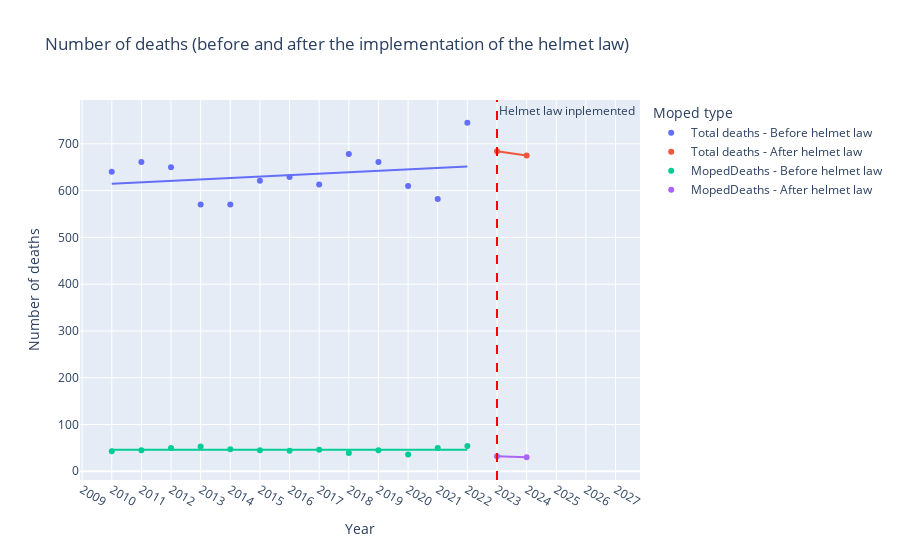

The notebook cell saved with this chart:
### Code cell
long = df2_origineel.melt(id_vars="Year",
                value_vars=["Total deaths", "MopedDeaths"],
                var_name="Serie", value_name="Number")




long["Year"] = pd.to_numeric(long["Year"], errors="coerce")
long["Number"] = pd.to_numeric(long["Number"], errors="coerce")


long["Periode"] = np.where(long["Year"] < 2023, "Before helmet law", "After helmet law")
long["Moped type"] = long["Serie"] + " - " + long["Periode"] 

fig = px.scatter(
    long,
    x="Year", y="Number",
    color="Moped type",               
    trendline="ols",
    trendline_scope="trace",    
    labels={"Year": "Year", "Number": "Number of deaths", "Groep": "Moped type"},
    title="Number of deaths (before and after the implementation of the helmet law)"
)
fig.add_vline(x=2023, line_dash="dash", line_color="red",
              annotation_text="Helmet law inplemented ", annotation_position="top right")


fig.update_layout(xaxis=dict(dtick=1))
fig.show()

### Figure 1 — Plotly figure (JSON) as saved in the notebook; plotly's stock layout.template omitted (floating-point values rounded to 4 significant figures)
{"data": [{"hovertemplate": "Moped type=Total deaths - Before helmet law<br>Year=%{x}<br>Number of deaths=%{y}<extra></extra>", "legendgroup": "Total deaths - Before helmet law", "marker": {"color": "#636efa", "symbol": "circle"}, "mode": "markers", "name": "Total deaths - Before helmet law", "orientation": "v", "showlegend": true, "type": "scatter", "x": [2010, 2011, 2012, 2013, 2014, 2015, 2016, 2017, 2018, 2019, 2020, 2021, 2022], "xaxis": "x", "y": [640, 661, 650, 570, 570, 621, 629, 613, 678, 661, 610, 582, 745], "yaxis": "y"}, {"hovertemplate": "<b>OLS trendline</b><br>Number = 3.05495 * Year + -5525.69<br>R<sup>2</sup>=0.060440<br><br>Moped type=Total deaths - Before helmet law<br>Year=%{x}<br>Number of deaths=%{y} <b>(trend)</b><extra></extra>", "legendgroup": "Total deaths - Before helmet law", "marker": {"color": "#636efa", "symbol": "circle"}, "mode": "lines", "name": "Total deaths - Before helmet law", "showlegend": false, "type": "scatter", "x": [2010, 2011, 2012, 2013, 2014, 2015, 2016, 2017, 2018, 2019, 2020, 2021, 2022], "xaxis": "x", "y": [614.7, 617.8, 620.9, 623.9, 627.0, 630.0, 633.1, 636.1, 639.2, 642.2, 645.3, 648.4, 651.4], "yaxis": "y"}, {"hovertemplate": "Moped type=Total deaths - After helmet law<br>Year=%{x}<br>Number of deaths=%{y}<extra></extra>", "legendgroup": "Total deaths - After helmet law", "marker": {"color": "#EF553B", "symbol": "circle"}, "mode": "markers", "name": "Total deaths - After helmet law", "orientation": "v", "showlegend": true, "type": "scatter", "x": [2023, 2024], "xaxis": "x", "y": [684, 675], "yaxis": "y"}, {"hovertemplate": "<b>OLS trendline</b><br>Number = -9 * Year + 18891<br>R<sup>2</sup>=1.000000<br><br>Moped type=Total deaths - After helmet law<br>Year=%{x}<br>Number of deaths=%{y} <b>(trend)</b><extra></extra>", "legendgroup": "Total deaths - After helmet law", "marker": {"color": "#EF553B", "symbol": "circle"}, "mode": "lines", "name": "Total deaths - After helmet law", "showlegend": false, "type": "scatter", "x": [2023, 2024], "xaxis": "x", "y": [684.0, 675.0], "yaxis": "y"}, {"hovertemplate": "Moped type=MopedDeaths - Before helmet law<br>Year=%{x}<br>Number of deaths=%{y}<extra></extra>", "legendgroup": "MopedDeaths - Before helmet law", "marker": {"color": "#00cc96", "symbol": "circle"}, "mode": "markers", "name": "MopedDeaths - Before helmet law", "orientation": "v", "showlegend": true, "type": "scatter", "x": [2010, 2011, 2012, 2013, 2014, 2015, 2016, 2017, 2018, 2019, 2020, 2021, 2022], "xaxis": "x", "y": [43, 45, 50, 53, 47, 45, 44, 46, 39, 45, 36, 50, 54], "yaxis": "y"}, {"hovertemplate": "<b>OLS trendline</b><br>Number = -0.021978 * Year + 90.2308<br>R<sup>2</sup>=0.000283<br><br>Moped type=MopedDeaths - Before helmet law<br>Year=%{x}<br>Number of deaths=%{y} <b>(trend)</b><extra></extra>", "legendgroup": "MopedDeaths - Before helmet law", "marker": {"color": "#00cc96", "symbol": "circle"}, "mode": "lines", "name": "MopedDeaths - Before helmet law", "showlegend": false, "type": "scatter", "x": [2010, 2011, 2012, 2013, 2014, 2015, 2016, 2017, 2018, 2019, 2020, 2021, 2022], "xaxis": "x", "y": [46.05, 46.03, 46.01, 45.99, 45.97, 45.95, 45.92, 45.9, 45.88, 45.86, 45.84, 45.81, 45.79], "yaxis": "y"}, {"hovertemplate": "Moped type=MopedDeaths - After helmet law<br>Year=%{x}<br>Number of deaths=%{y}<extra></extra>", "legendgroup": "MopedDeaths - After helmet law", "marker": {"color": "#ab63fa", "symbol": "circle"}, "mode": "markers", "name": "MopedDeaths - After helmet law", "orientation": "v", "showlegend": true, "type": "scatter", "x": [2023, 2024], "xaxis": "x", "y": [32, 30], "yaxis": "y"}, {"hovertemplate": "<b>OLS trendline</b><br>Number = -2 * Year + 4078<br>R<sup>2</sup>=1.000000<br><br>Moped type=MopedDeaths - After helmet law<br>Year=%{x}<br>Number of deaths=%{y} <b>(trend)</b><extra></extra>", "legendgroup": "MopedDeaths - After helmet law", "marker": {"color": "#ab63fa", "symbol": "circle"}, "mode": "lines", "name": "MopedDeaths - After helmet law", "showlegend": false, "type": "scatter", "x": [2023, 2024], "xaxis": "x", "y": [32.0, 30.0], "yaxis": "y"}], "layout": {"annotations": [{"showarrow": false, "text": "Helmet law inplemented ", "x": 2023, "xanchor": "left", "xref": "x", "y": 1, "yanchor": "top", "yref": "y domain"}], "legend": {"title": {"text": "Moped type"}, "tracegroupgap": 0}, "shapes": [{"line": {"color": "red", "dash": "dash"}, "type": "line", "x0": 2023, "x1": 2023, "xref": "x", "y0": 0, "y1": 1, "yref": "y domain"}], "title": {"text": "Number of deaths (before and after the implementation of the helmet law)"}, "xaxis": {"anchor": "y", "domain": [0, 1], "dtick": 1, "title": {"text": "Year"}}, "yaxis": {"anchor": "x", "domain": [0, 1], "title": {"text": "Number of deaths"}}}}
